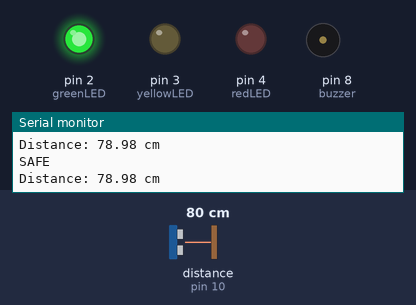
Recording of a sketch running on a simulated Arduino Uno, built with avr-gcc and run on an emulated ATmega328P. Shown: output pins drawn as LEDs (lit = HIGH), buzzer (waves = sounding), the last lines printed to the serial monitor. Wiring (inferred from the names in the program): ultrasonic range finder: trigger pin 9; echo pin 10. Dashed ring = blinking. The test bench sets the inputs (shaded band); at power-on: distance to the obstacle (sensor on pin 10) 80 cm. The echo pulse lasts 58.3 µs per cm; pins used as bus, display or sensor lines are not drawn.

Above: at 1.2 s.
1.3 s: distance to the obstacle (sensor on pin 10) set to 53 cm
4.3 s: distance to the obstacle (sensor on pin 10) set to 45 cm
At 7.1 s:
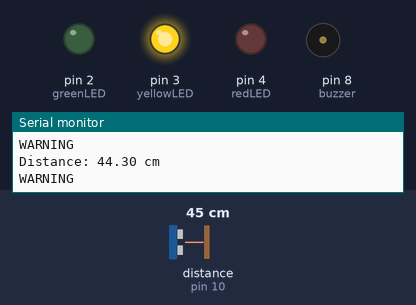
7.3 s: distance to the obstacle (sensor on pin 10) set to 23 cm
10.3 s: distance to the obstacle (sensor on pin 10) set to 18 cm
At 10.56 s:
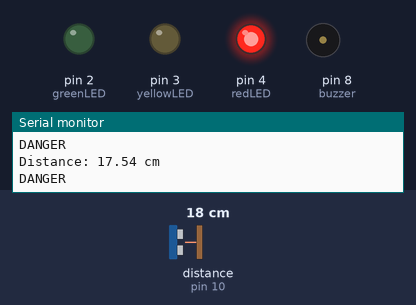
13.3 s: distance to the obstacle (sensor on pin 10) set to 12 cm
16.3 s: distance to the obstacle (sensor on pin 10) set to 9 cm
At 17.11 s:
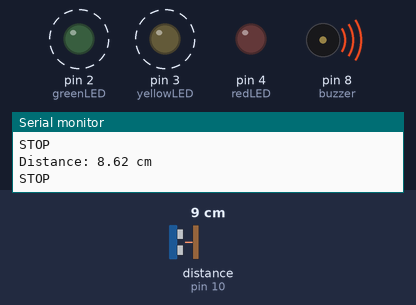
Timing chart, 0 to 20.3 s (numbered marks = the images above; inputs shaded):
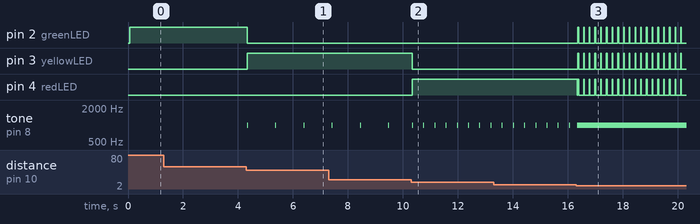

The sketch:

Ultrasonic_Parking_Sensor.ino
```cpp
/*
---------------------------------------------------------
Project : Ultrasonic Parking Sensor
Author  : Shubh Jashan Singh
---------------------------------------------------------
*/

const int trigPin = 9;
const int echoPin = 10;

const int greenLED = 2;
const int yellowLED = 3;
const int redLED = 4;

const int buzzer = 8;

unsigned long previousMillis = 0;
bool toggleState = false;

void setup() {

  pinMode(trigPin, OUTPUT);
  pinMode(echoPin, INPUT);

  pinMode(greenLED, OUTPUT);
  pinMode(yellowLED, OUTPUT);
  pinMode(redLED, OUTPUT);

  pinMode(buzzer, OUTPUT);

  Serial.begin(9600);
}

void loop() {

  // Measure Distance
  digitalWrite(trigPin, LOW);
  delayMicroseconds(2);

  digitalWrite(trigPin, HIGH);
  delayMicroseconds(10);
  digitalWrite(trigPin, LOW);

  long duration = pulseIn(echoPin, HIGH);

  float distance = (duration * 0.034) / 2;

  Serial.print("Distance: ");
  Serial.print(distance);
  Serial.println(" cm");

  unsigned long currentMillis = millis();

  // Reset outputs
  digitalWrite(greenLED, LOW);
  digitalWrite(yellowLED, LOW);
  digitalWrite(redLED, LOW);
  noTone(buzzer);

  //---------------- SAFE ----------------
  if (distance > 50) {

    digitalWrite(greenLED, HIGH);

    Serial.println("SAFE");
  }

  //---------------- WARNING ----------------
  else if (distance > 20 && distance <= 50) {

    digitalWrite(yellowLED, HIGH);

    if (currentMillis - previousMillis >= 500) {

      previousMillis = currentMillis;

      toggleState = !toggleState;

      if (toggleState)
        tone(buzzer, 1000);
      else
        noTone(buzzer);
    }

    Serial.println("WARNING");
  }

  //---------------- DANGER ----------------
  else if (distance > 10 && distance <= 20) {

    digitalWrite(redLED, HIGH);

    if (currentMillis - previousMillis >= 200) {

      previousMillis = currentMillis;

      toggleState = !toggleState;

      if (toggleState)
        tone(buzzer, 1000);
      else
        noTone(buzzer);
    }

    Serial.println("DANGER");
  }

  //---------------- STOP ----------------
  else {

    if (currentMillis - previousMillis >= 100) {

      previousMillis = currentMillis;

      toggleState = !toggleState;

      digitalWrite(greenLED, toggleState);
      digitalWrite(yellowLED, toggleState);
      digitalWrite(redLED, toggleState);
    }

    tone(buzzer, 1000);

    Serial.println("STOP");
  }
}
```

Measured:
- the behaviour switches between 51 and 50 cm on distance to the obstacle (sensor on pin 10) (found by bisection; images 0 and 1)
- the behaviour switches between 21 and 20 cm on distance to the obstacle (sensor on pin 10) (found by bisection; images 1 and 2)
- the behaviour switches between 11 and 10 cm on distance to the obstacle (sensor on pin 10) (found by bisection; images 2 and 3)
- after the input at 4.3 s, pin 2 (greenLED): HIGH → LOW at once; pin 3 (yellowLED): LOW → HIGH at once; tone on pin 8 (buzzer): alternates 1000 Hz for 0.03 s and silent for 1.0 s, starting at once
- after the input at 10.3 s, pin 3 (yellowLED): HIGH → LOW at once; pin 4 (redLED): LOW → HIGH at once; tone on pin 8 (buzzer): alternates 1000 Hz for 0.03 s and silent for 0.38 s, starting at once
- after the input at 16.3 s, pin 2 (greenLED), pin 3 (yellowLED): alternates HIGH for 0.03 s and LOW for 0.18 s, starting after 0.06 s; pin 4 (redLED): HIGH → LOW at once, then repeats every 0.21 s: HIGH 0.03 s, LOW 0.18 s
